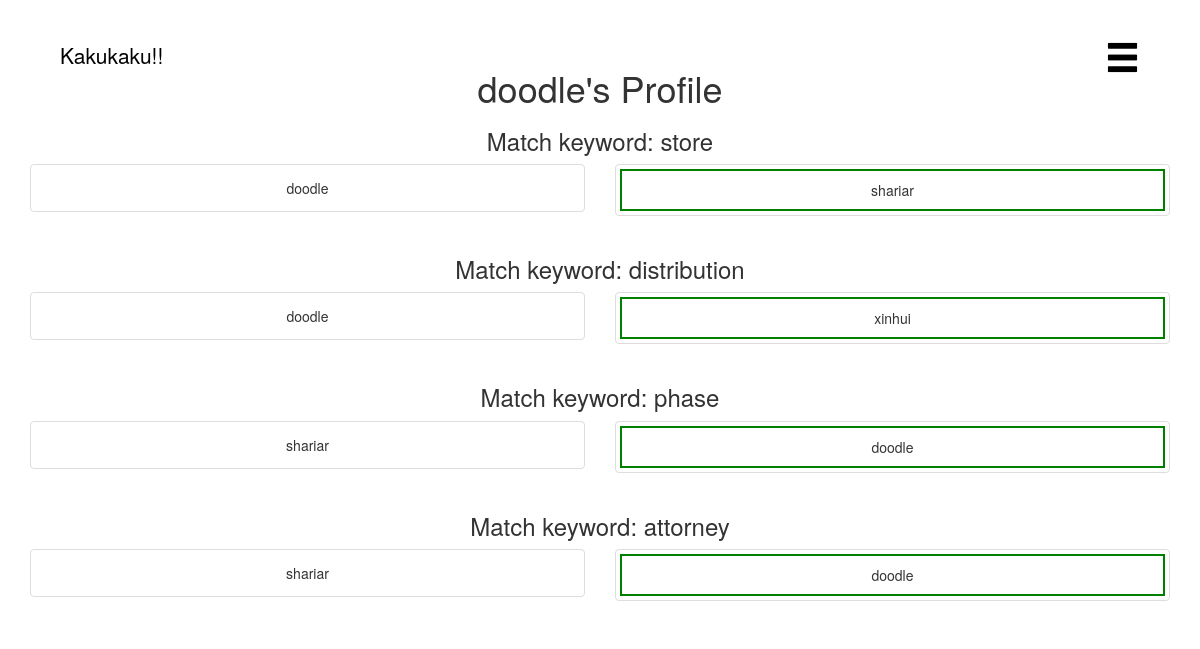
The page /profile/doodle on the database its author committed.
### tables this page shows
CREATE TABLE users (user_id integer PRIMARY KEY, username text NOT NULL,passhash text NOT NULL, wins integer NOT NULL);

CREATE TABLE matches (match_id integer PRIMARY KEY AUTOINCREMENT, word text NOT NULL, user_1 integer NOT NULL, pic_1 text, user_2 integer, pic_2 text, judge integer, winner integer);

### app.py (the view)
@app.route('/profile/<username>')
def profile(username):
    matches = db.get_matches_for_user(username)
    return render_template('profile.html', matches = matches, user = username)

### utils/database.py (called while the page is built)
def get_user_id(username):
    path = "data/data.db"
    database = sqlite3.connect(path)
    curse = database.cursor()
    user_query = "SELECT user_id FROM users WHERE username = ?"
    user_result = curse.execute(user_query,(username,))
    user_result = user_result.fetchone()
    print "USER RESULT:", user_result
    if user_result == None:
        return -1
    user_id = int(user_result[0])
    return user_id

def get_username(userid):
    path = "data/data.db"
    database = sqlite3.connect(path)
    curse = database.cursor()
    if userid == None:
        return None
    user_query = "SELECT username FROM users WHERE user_id = ?"
    user_result = curse.execute(user_query,(userid,))
    user_result = user_result.fetchone()[0]
    print "USER RESULT:", user_result
    if user_result == None:
        return -1
    return user_result

def get_match(match_id):
    path = "data/data.db"
    database = sqlite3.connect(path)
    curse = database.cursor()
    db_result = {}
    print match_id
    query =  "SELECT * FROM matches WHERE match_id = " + str(match_id)
    db_result = curse.execute(query)
    db_result = db_result.fetchone()
    result = {
        'word': db_result[1],
        'match_id': db_result[0],
        'user_1': get_username(db_result[2]),
        'user_2': get_username(db_result[4]),
        'img_1': db_result[3],
        'img_2': db_result[5],
        'winner': db_result[7],
        'judge': db_result[6]
    }
    return result

def get_matches_for_user(username):
    path = "data/data.db"
    database = sqlite3.connect(path)
    curse = database.cursor()
    db_result = {}
    user_id = get_user_id(username)
    query =  "SELECT match_id FROM matches WHERE (user_1 = ? OR user_2 = ?) and pic_1 IS NOT NULL and pic_2 IS NOT NULL"
    db_result = curse.execute(query,(user_id,user_id))
    match_ids = db_result.fetchall()
    results = []
    for match in match_ids:
        print "FINDING: ", match[0]
        results.append(get_match(match[0]))
    return results

### templates/profile.html (shortened to what this page needs)
<html>
  <head>
    <link rel="stylesheet" href="../static/css/style.css">
    <link rel="stylesheet" href="https://maxcdn.bootstrapcdn.com/bootstrap/3.3.7/css/bootstrap.min.css">
  </head>
  <body>
   <div class="logo">
     <a href="/"><span class="logo-text">Kakukaku!!</span></a>
   </div>
   <div class="burger">
     <div class="dropdown">
       <a class="dropdown-toggle" data-toggle="dropdown" href="#"><span class="glyphicon glyphicon-menu-hamburger" style="font-size:2.5em;color:black" aria-hidden="true"></span>
       </a>
     </div>
   </div>
   <div class="container" style="margin-top: 4%">
     <h1>{{user}}'s Profile</h1>
     {% for match in matches %}
     <h3>Match keyword: {{match["word"]}}</h3>
     <div class="row">
       <div class="col-sm-6">
	 <div class="thumbnail">
	   {% if match["winner"] == 1 %}
	   <div class="user1 winner">
	     {% else %}
	     <div class="user1">
	       {% endif %}
	       <div class="caption">
		 {{match["user_1"]}}
	       </div>
	     </div>
	   </div>
	 </div>
	 <div class="col-sm-6">
	   <div class="thumbnail">
	     {% if match["winner"] == 2 %}
	     <div class="user2 winner">
	       {% else %}
	       <div class="user2">
		 {% endif %}
		 <div class="caption">
		   {{match["user_2"]}}
		 </div>
	       </div>
	     </div>
	   </div>
	 </div>
       {% endfor %}
       </div>
  </body>
</html>

### static/css/style.css (style rules this page uses)
body { color: black; text-align: center; }
.burger { position: absolute; right: 5%; top: 5%; }
.logo { position: absolute; left:5%; top:5%; }
.logo-text { color: black; text-decoration: none; font-size: 1.5em; }
.winner { border: 2px solid green; }

### rows shown on the page
users: username "doodle", user_1 "doodle" "doodle", user_2 "doodle" "doodle"
matches: word "store"
users: user_2 "shariar", user_1 "shariar" "shariar"
matches: word "distribution"
users: user_2 "xinhui"
matches: word "phase"
matches: word "attorney"
